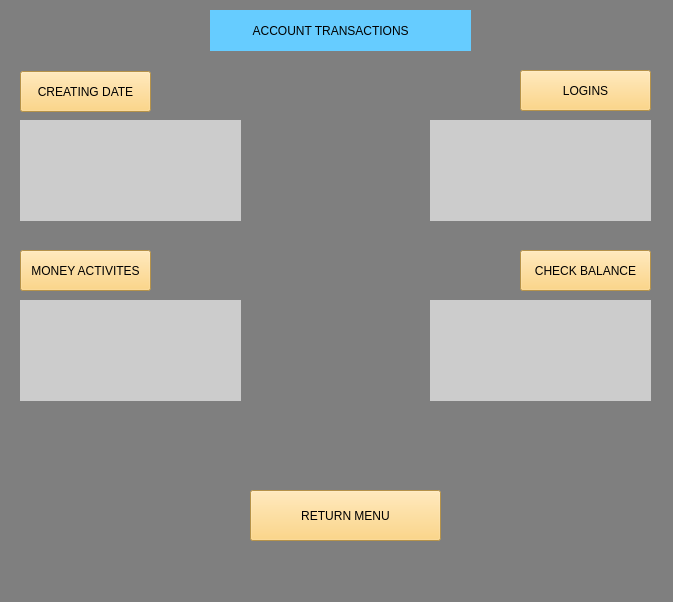
<?xml version="1.0" encoding="UTF-8"?>
<ui version="4.0">
 <class>statementScreen</class>
 <widget class="QMainWindow" name="statementScreen">
  <property name="geometry">
   <rect>
    <x>0</x>
    <y>0</y>
    <width>673</width>
    <height>602</height>
   </rect>
  </property>
  <property name="windowTitle">
   <string>statement</string>
  </property>
  <property name="styleSheet">
   <string notr="true">background-color: rgb(127, 127, 127);</string>
  </property>
  <widget class="QWidget" name="centralwidget">
   <widget class="QLabel" name="account_lable">
    <property name="geometry">
     <rect>
      <x>210</x>
      <y>10</y>
      <width>261</width>
      <height>41</height>
     </rect>
    </property>
    <property name="styleSheet">
     <string notr="true">background-color: rgb(102, 204, 255);</string>
    </property>
    <property name="text">
     <string>             ACCOUNT TRANSACTIONS</string>
    </property>
   </widget>
   <widget class="QPushButton" name="return4_button">
    <property name="geometry">
     <rect>
      <x>250</x>
      <y>490</y>
      <width>191</width>
      <height>51</height>
     </rect>
    </property>
    <property name="styleSheet">
     <string notr="true">background-color: rgb(254, 204, 102);</string>
    </property>
    <property name="text">
     <string>RETURN MENU</string>
    </property>
    <property name="icon">
     <iconset>
      <normaloff>../gümüst/icons/reply.png</normaloff>
      <normalon>../../gümüst/icons/icns/reply.png</normalon>../gümüst/icons/reply.png</iconset>
    </property>
    <property name="iconSize">
     <size>
      <width>50</width>
      <height>50</height>
     </size>
    </property>
   </widget>
   <widget class="QPushButton" name="date_button">
    <property name="geometry">
     <rect>
      <x>20</x>
      <y>71</y>
      <width>131</width>
      <height>41</height>
     </rect>
    </property>
    <property name="styleSheet">
     <string notr="true">background-color: rgb(254, 204, 102);</string>
    </property>
    <property name="text">
     <string>CREATING DATE</string>
    </property>
   </widget>
   <widget class="QPushButton" name="logins_button">
    <property name="geometry">
     <rect>
      <x>520</x>
      <y>70</y>
      <width>131</width>
      <height>41</height>
     </rect>
    </property>
    <property name="styleSheet">
     <string notr="true">background-color: rgb(254, 204, 102);</string>
    </property>
    <property name="text">
     <string>LOGINS</string>
    </property>
   </widget>
   <widget class="QPushButton" name="aktivites_button">
    <property name="geometry">
     <rect>
      <x>20</x>
      <y>250</y>
      <width>131</width>
      <height>41</height>
     </rect>
    </property>
    <property name="styleSheet">
     <string notr="true">background-color: rgb(254, 204, 102);</string>
    </property>
    <property name="text">
     <string>MONEY ACTIVITES</string>
    </property>
   </widget>
   <widget class="QPushButton" name="check4_button">
    <property name="geometry">
     <rect>
      <x>520</x>
      <y>250</y>
      <width>131</width>
      <height>41</height>
     </rect>
    </property>
    <property name="styleSheet">
     <string notr="true">background-color: rgb(254, 204, 102);</string>
    </property>
    <property name="text">
     <string>CHECK BALANCE</string>
    </property>
   </widget>
   <widget class="QLabel" name="date_label">
    <property name="geometry">
     <rect>
      <x>20</x>
      <y>120</y>
      <width>221</width>
      <height>101</height>
     </rect>
    </property>
    <property name="styleSheet">
     <string notr="true">background-color: rgb(204, 204, 204);</string>
    </property>
    <property name="text">
     <string/>
    </property>
   </widget>
   <widget class="QLabel" name="logins_label">
    <property name="geometry">
     <rect>
      <x>430</x>
      <y>120</y>
      <width>221</width>
      <height>101</height>
     </rect>
    </property>
    <property name="styleSheet">
     <string notr="true">background-color: rgb(204, 204, 204);</string>
    </property>
    <property name="text">
     <string/>
    </property>
   </widget>
   <widget class="QLabel" name="aktivites_label">
    <property name="geometry">
     <rect>
      <x>20</x>
      <y>300</y>
      <width>221</width>
      <height>101</height>
     </rect>
    </property>
    <property name="styleSheet">
     <string notr="true">background-color: rgb(204, 204, 204);</string>
    </property>
    <property name="text">
     <string/>
    </property>
   </widget>
   <widget class="QLabel" name="check_label">
    <property name="geometry">
     <rect>
      <x>430</x>
      <y>300</y>
      <width>221</width>
      <height>101</height>
     </rect>
    </property>
    <property name="styleSheet">
     <string notr="true">background-color: rgb(204, 204, 204);</string>
    </property>
    <property name="text">
     <string/>
    </property>
   </widget>
  </widget>
  <widget class="QMenuBar" name="menubar">
   <property name="geometry">
    <rect>
     <x>0</x>
     <y>0</y>
     <width>673</width>
     <height>24</height>
    </rect>
   </property>
  </widget>
  <widget class="QStatusBar" name="statusbar"/>
 </widget>
 <resources/>
 <connections/>
</ui>
